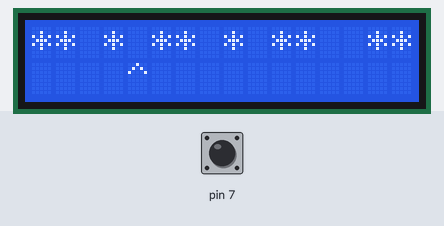
The sketch below on a simulated Arduino Uno, built with avr-gcc and run on an emulated ATmega328P. On the bench: 16×2 character LCD. Inputs (shaded band) come from the test bench; at power-on: pin 7 HIGH.

Above: at 1.2 s.
1.3 s: pin 7 pulsed LOW 5 times (0.12 s each, 0.3 s apart)
At 1.94 s:
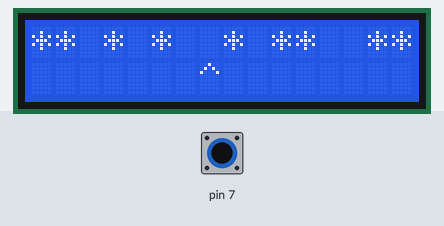
4.3 s: pin 7 pulled LOW for 0.15 s
At 4.45 s:
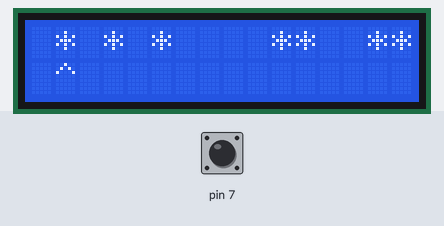
5.0 s: pin 7 pulled LOW for 1 s
At 5.21 s:
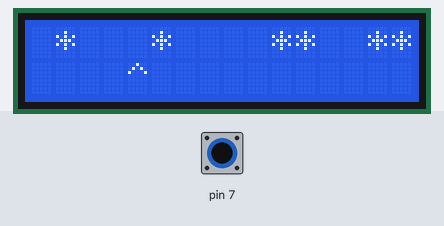
6.6 s: pin 7 pulled LOW for 0.15 s
At 6.96 s:
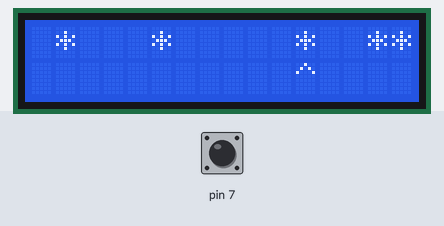
7.3 s: pin 7 pulsed LOW 2 times (0.12 s each, 0.3 s apart)
At 7.97 s:
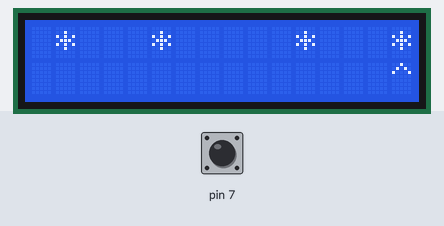
Timing chart, 0 to 10.3 s (numbered marks = the images above; inputs shaded):
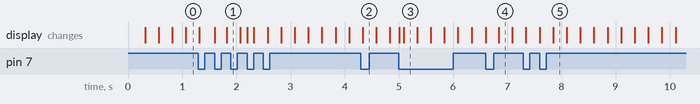

The sketch:

RETRO_7.ino
```cpp
/*

 RETRO
 Space invader Game
 Author: Red Team Leader

   The circuit:
 * LCD RS pin to digital pin 12
 * LCD Enable pin to digital pin 11
 * LCD D4 pin to digital pin 5
 * LCD D5 pin to digital pin 4
 * LCD D6 pin to digital pin 3
 * LCD D7 pin to digital pin 2
 * LCD R/W pin to ground
 * LCD VSS pin to ground
 * LCD VCC pin to 5V
 * 10K resistor:
 * ends to +5V and ground
 * wiper to LCD VO pin (pin 3)

*/

// Sketch settings
const char LASER_SYMBOL = '^';

// include the library code:
#include <LiquidCrystal.h>

// Invader string
String invaders;

// initialize the library by associating any needed LCD interface pin
// with the arduino pin number it is connected to
const int rs = 12, en = 11, d4 = 5, d5 = 4, d6 = 3, d7 = 2;
LiquidCrystal lcd(rs, en, d4, d5, d6, d7);

// Current laser position
int laserColumn;

// Timer variables
unsigned long timerStart;
unsigned long timerInterval;
unsigned long currentTime;

// Button debounce variables
int currentReading;
int newReading;

// Edge detection variable
int previousReading;

void setup() {
  // set up the LCD's number of columns and rows:
  lcd.begin(16, 2);

  // Initilize laser position
  laserColumn = 0;

  // Initialize invaders
  invaders = "** * ** * **  **";

  // Display invaders
  lcd.setCursor(0, 0);
  lcd.print(invaders);

  // Setup laser button
  pinMode(7, INPUT_PULLUP);

  // Initialize timer
  timerStart = millis();
  timerInterval = 250;

  // Initialize debouncing
  currentReading = digitalRead(7);

}

void loop() {

  currentTime = millis();
  if((currentTime-timerStart) > timerInterval) {

    // Reset timer
    timerStart = currentTime;

    // Erase the old frame
    lcd.setCursor(laserColumn, 1);
    lcd.print(' ');

    // Calculate new frame
    laserColumn = laserColumn + 1;

    // Limit the laser column
    if (laserColumn > 15) {
      laserColumn = 0;
    }

    // set the cursor to column 0, line 1
    // (note: line 1 is the second row, since counting begins with 0):
    lcd.setCursor(laserColumn, 1);
    lcd.print(LASER_SYMBOL);
  }

  // Save the current button reading
  previousReading = currentReading;

  // Debounce the button
  currentReading = debounce(7, currentReading, 4);

  // Check the button and zap invaders
  if ((previousReading == HIGH) && (currentReading == LOW)) {
    lcd.setCursor(laserColumn, 0);
    lcd.print(' ');
  }

}

int debounce(int pin, int pinState, int interval) {
  int newValue;
  newValue = digitalRead(pin);
  if (newValue != pinState) {
    delay(interval);
    newValue = digitalRead(pin);
    if (newValue != pinState) {
      pinState = newValue;
    }
  }
  return pinState;
}
```

Measured:
- after the input at 1.3 s, the display: first differs from a run without the input after 0.30 s (image 1 shows a later state)
- after the input at 4.3 s, the display: changes at once (image 2)
- after the input at 5.0 s, the display: first changes at once (image 3 shows a later state)
- after the input at 6.6 s, the display: first changes at once (image 4 shows a later state)
- after the input at 7.3 s, the display: first differs from a run without the input after 0.30 s (image 5 shows a later state)
